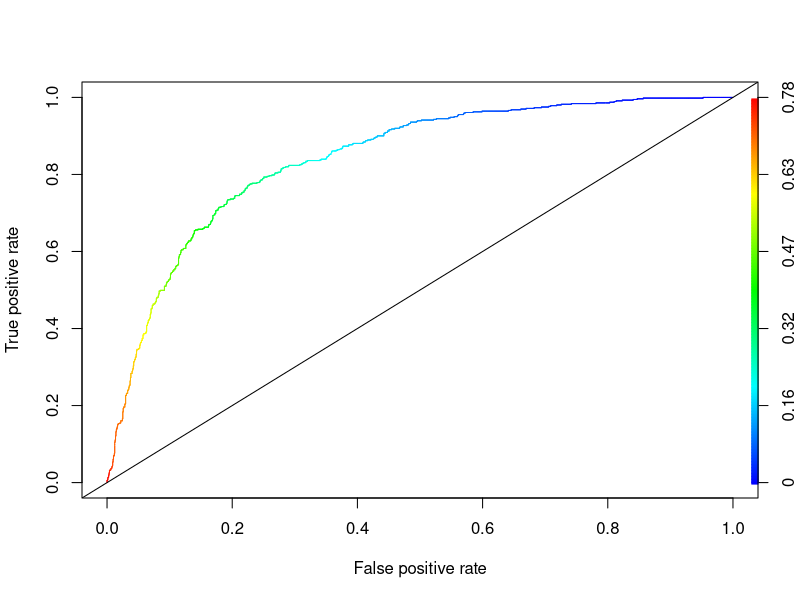
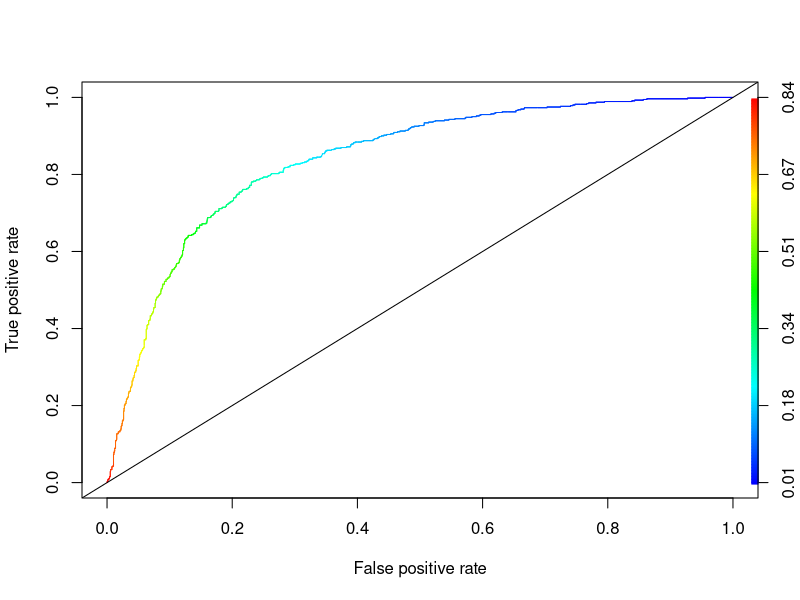
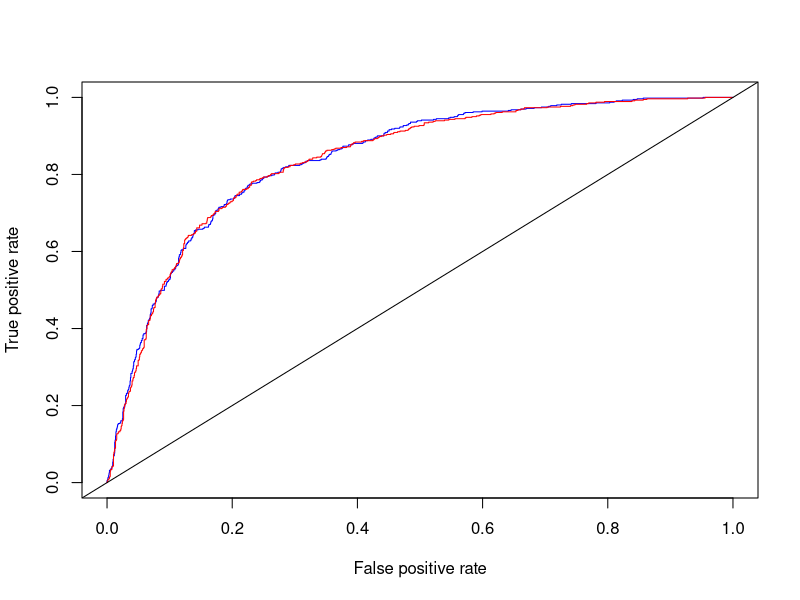

Here is the R script that generated these plots, in order:

library(dplyr)
library(ggplot2)
library(GGally)
library(caTools)
library(ROCR)
library(MASS)

churn <- read.csv("customerchurn.csv")

set.seed(144)

split <- sample.split(churn$Churn, SplitRatio = 0.7)

train <- filter(churn, split == TRUE)
test <- filter(churn, split == FALSE)

str(train) # any issues with categorical x variables?

LogModel <- glm(Churn ~ MonthlyCharges + SeniorCitizen + PaymentMethod + InternetService + tenure + 
                  Contract, data=train, family="binomial")
summary(LogModel)


# Let's remove MonthlyCharges
LogModel2 <- glm(Churn ~ SeniorCitizen + PaymentMethod + InternetService + tenure + 
                  Contract, data=train, family="binomial")
summary(LogModel2)

# Let's remove PaymentMethod Credit Card and PaymentMethodMailed check.  

train_2 <- train

train$ElectronicCheck <- as.numeric(train$PaymentMethod == "Electronic check")
test$ElectronicCheck <- as.numeric(test$PaymentMethod == "Electronic check")

# Do it in other way:
train_2$ElectricCheck <- 0
train_2[train_2$PaymentMethod == "Electronic check",]$ElectricCheck <- 1
train
#
LogModel3 <- glm(Churn ~ SeniorCitizen + ElectronicCheck + InternetService + tenure + 
                   Contract, data=train, family="binomial")
summary(LogModel3)

predTestLog <- predict(LogModel, newdata=test, type="response") 


# Confusion matricies based on decision tree threshold 
table(test$Churn, predTestLog > 1/3)


# Using LDA:

LdaModel <- lda(Churn ~ MonthlyCharges + SeniorCitizen + PaymentMethod + InternetService + tenure + 
                  Contract, data=train )
summary(LdaModel)

predTestLDA <- predict(LdaModel, newdata=test)
predTestLDA_probs <- predTestLDA$posterior[,2]
summary(predTestLDA)
table(test$Churn, predTestLDA_probs > 1/3)

# ROC curves
rocr.log.pred <- prediction(predTestLog, test$Churn)
logPerformance <- performance(rocr.log.pred, "tpr", "fpr")
plot(logPerformance, colorize = TRUE)
abline(0, 1)
as.numeric(performance(rocr.log.pred, "auc")@y.values)


rocr.lda.pred <- prediction(predTestLDA_probs, test$Churn)
ldaPerformance <- performance(rocr.lda.pred, "tpr", "fpr")
plot(ldaPerformance, colorize = TRUE)
abline(0, 1)
as.numeric(performance(rocr.lda.pred, "auc")@y.values)

plot(logPerformance, col="blue")
plot(ldaPerformance, col="red", add=TRUE)
abline(0,1)


lda_fun_mod <- lda(PaymentMethod ~ MonthlyCharges + SeniorCitizen + InternetService + 
                     tenure + Contract, data = train)

pred_test_lda_fun <- predict(lda_fun_mod, newdata = test)
pred_test_lda_fun_class <- pred_test_lda_fun$class
pred_test_lda_fun_probs <- pred_test_lda_fun$posterior

tab <- table(test$PaymentMethod, pred_test_lda_fun_class)
accuracy <- sum(diag(tab))/ sum(tab)
accuracy
tab
